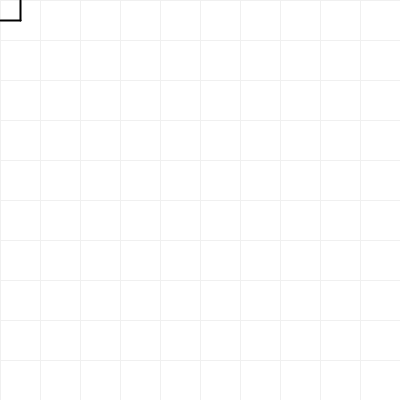
Frame 1 (no input)
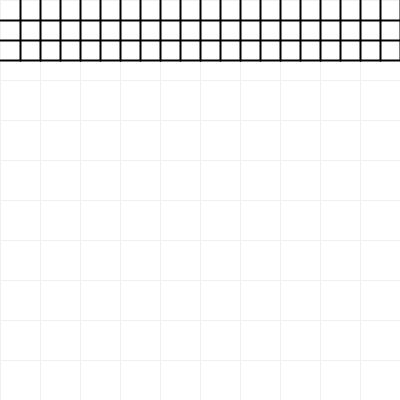
Frame 60 (the mouse pressed at the canvas centre just before this capture)
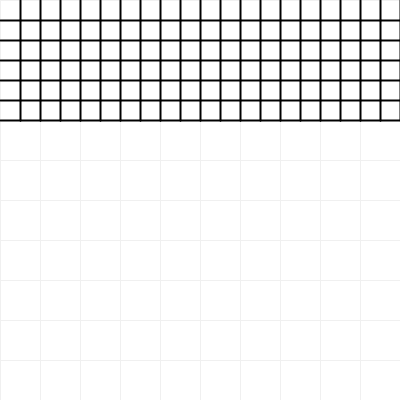
Frame 120 (the mouse held since frame 60 and released just before this capture)

The Processing sketch that drew these frames (run headless with seeded random() and noise(); from frame 60 on, the mouse is pressed at the canvas centre):

// Processing sketch: sketch_10Print_01
// ── sketch_10Print_01.pde
/*------------------------------------
 10Print
 01 - Griglia dinamica
 ------------------------------------*/

int x= 0;
int y = 0;
int step = width/5;
float randomValue = 0.65;

void setup() {
  size(400, 400);
  background(255);

  //griglia di background
  int gridSize = width/10;
  for (int i= 0; i<width; i+=gridSize) { 
    strokeWeight(1);
    stroke(240);
    line(0, i, width, i); //linea verticale
    line(i, 0, i, height);//linea orizzontale
  }
}

void draw() {
  //step = random(20);
  if (y <= height-step/2) { 

    strokeWeight(2);
    stroke(0);
    line(x+step, y, x+step, y+step); //linea verticale
    line(x, y+step, x+step, y+step);//linea orizzontale

    x += step;

    //per cambiare riga
    if (x>width-step) {
      x = 0;
      y += step;
    }   
    println("X = "+x+" and Y ="+y);
  }
}
